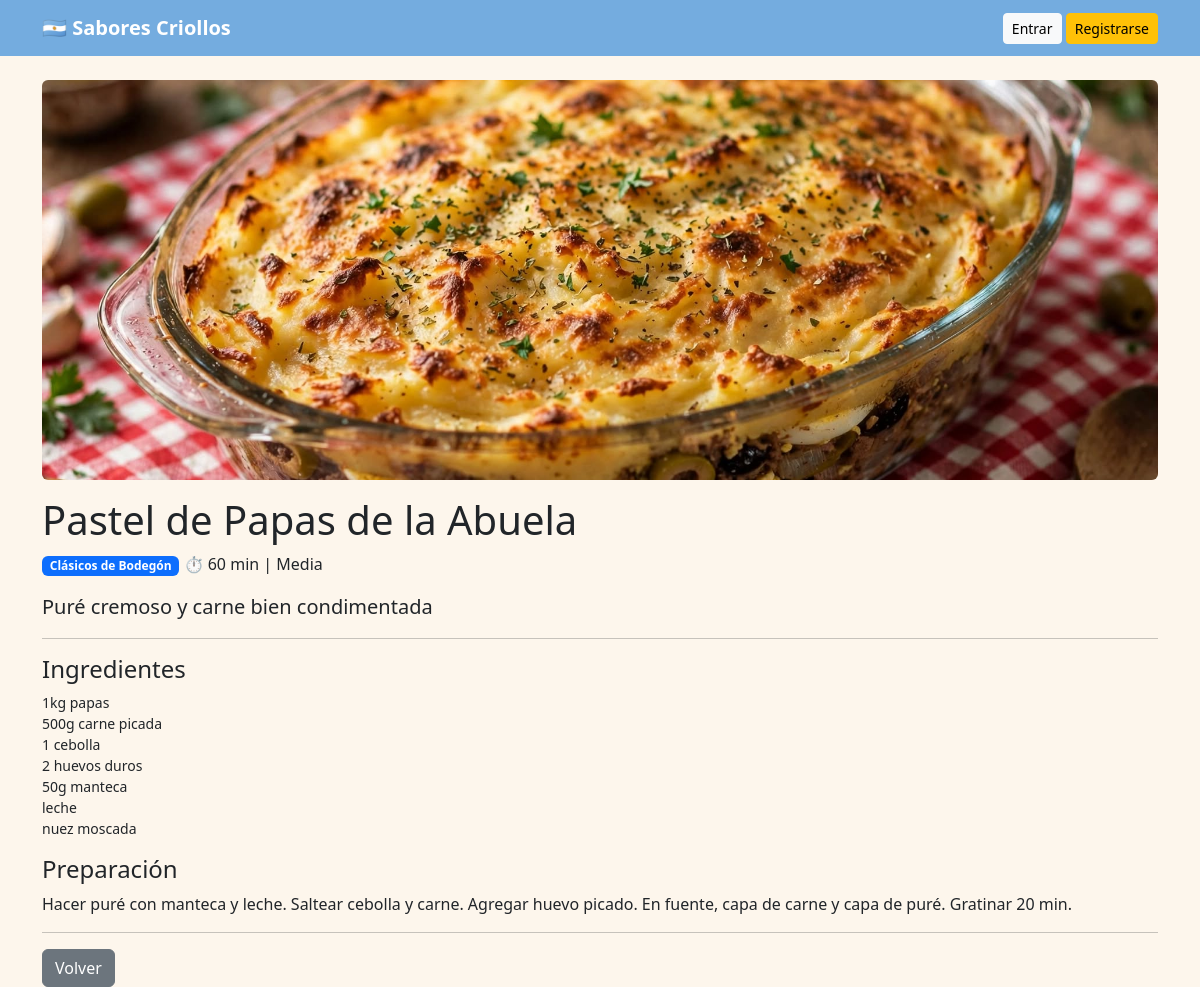
The page /receta/4/ on the database its author committed.
### blog/models.py (models this page shows, shortened)
class Receta(models.Model):
    CATEGORIAS = [
        ('guisos', 'Guisos y Ollas'),
        ('carnes', 'Carnes y Parrilla'),
        ('pastas', 'Pastas con Tuco'),
        ('clasicos', 'Clásicos de Bodegón'),
    ]
    titulo = models.CharField(max_length=200)
    categoria = models.CharField(max_length=20, choices=CATEGORIAS, default='clasicos')
    descripcion = models.CharField(max_length=250, help_text="Ej: El guiso que hacía mi abuela los domingos")
    ingredientes = models.TextField(help_text="Uno por línea")
    pasos = models.TextField()
    tiempo = models.CharField(max_length=50, default="60 min")
    dificultad = models.CharField(max_length=50, default="Media")
    autor = models.ForeignKey(User, on_delete=models.CASCADE)
    fecha = models.DateTimeField(auto_now_add=True)
    imagen = models.ImageField(upload_to='recetas/', blank=True, null=True)

### blog/views.py (the view)
# urls.py: path('receta/<int:pk>/', RecetaDetailView.as_view(), name='detalle_receta'),
class RecetaDetailView(DetailView):
    model = Receta
    template_name = 'blog/receta_detail.html'

### templates/blog/receta_detail.html (shortened to what this page needs)
{% extends 'base.html' %}
{% block content %}
{% if object.imagen %}<img src="{{ object.imagen.url }}" class="img-fluid rounded mb-3" style="max-height:400px;width:100%;object-fit:cover">{% endif %}
<h1>{{ object.titulo }}</h1>
<p><span class="badge bg-primary">{{ object.get_categoria_display }}</span> ⏱ {{ object.tiempo }} | {{ object.dificultad }}</p>
<p class="lead">{{ object.descripcion }}</p><hr>
<h4>Ingredientes</h4>
<pre style="white-space:pre-wrap;font-family:inherit">{{ object.ingredientes }}</pre>
<h4>Preparación</h4>
<p style="white-space:pre-wrap">{{ object.pasos }}</p><hr>
<a href="/" class="btn btn-secondary">Volver</a>
{% endblock %}

### templates/base.html (style rules this page uses)
body { background:#fdf6ec }

### rows shown on the page
Receta: imagen (picture), titulo "Pastel de Papas de la Abuela", categoria "Clásicos de Bodegón", tiempo "60 min", dificultad "Media", descripcion "Puré cremoso y carne bien condimentada", ingredientes "1kg papas 500g carne picada 1 cebolla 2 huevos duros 50g manteca leche nuez moscada", pasos "Hacer puré con manteca y leche. Saltear cebolla y carne. Agregar huevo picado. En fuente, capa de carne y capa de puré. Gratinar 20 min."
